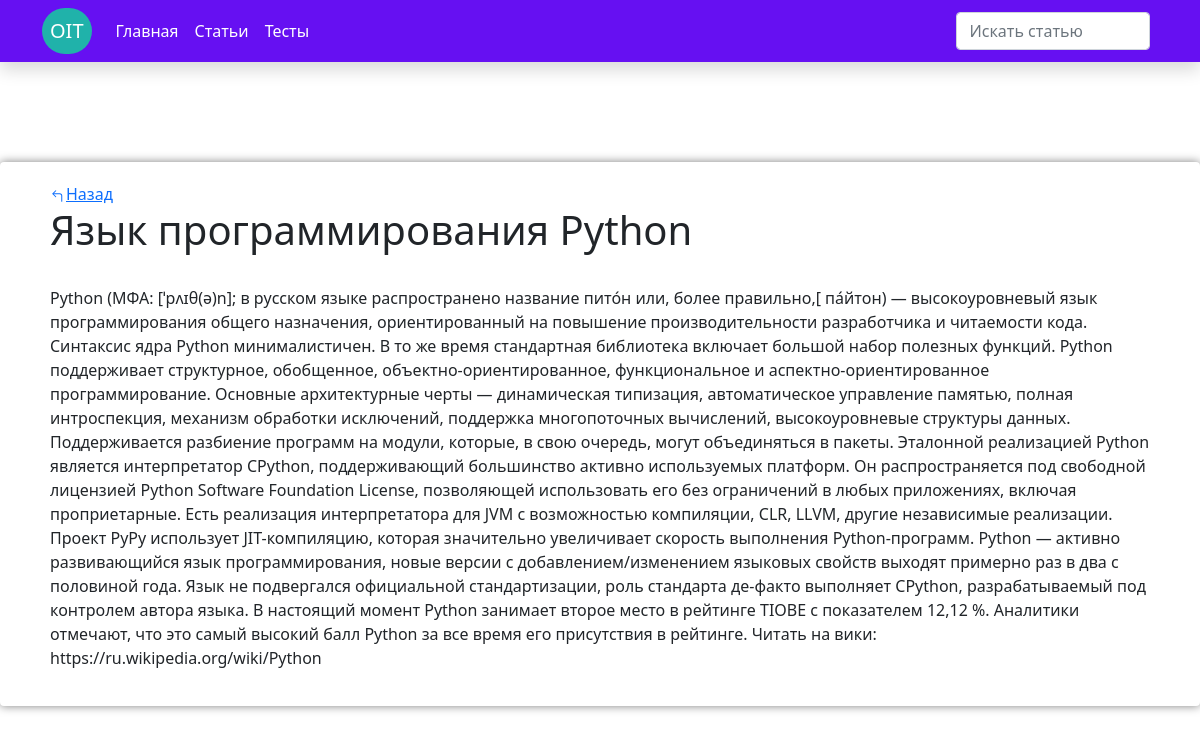
The page /articles/post/6 on the database its author committed.
### articles/models.py (models this page shows, shortened)
class Article(models.Model):
    article_title = models.CharField('Название статьи',max_length=128)
    article_text = models.TextField("Текст статьи")

### articles/views.py (the view)
# urls.py: path('post/<int:article_id>', views.detail, name='detail')
def detail(request, article_id):
    a = Article.objects.get(id = article_id)
    return render(request,'articles/detail.html', context={'article': a})

### articles/templates/articles/detail.html (shortened to what this page needs)
{%extends 'main/base.html'%}
{%block content%}
<a href="/articles/">Назад</a>
<h1>{{article.article_title}}</h1>
<br>
<p>{{article.article_text}}</p>
{%endblock%}

### rows shown on the page
Article: article_title "Язык программирования Python", article_text "Python (МФА: [ˈpʌɪθ(ə)n]; в русском языке распространено название пито́н или, более правильно,[ па́йтон) — высокоуровневый язык программирования общего назначения, ориентированный на повышение производительности разработчика и читаемости кода. Синтаксис ядра Python минималистичен. В то же время стандартная библиотека включает большой набор полезных функций. Python поддерживает структурное, обобщенное, объектно-ориентированное, функциональное и аспектно-ориентированное программирование. Основные архитектурные черты — динамическая типизация, автоматическое управление памятью, полная интроспекция, механизм обработки исключений, поддержка многопоточных вычислений, высокоуровневые структуры…"
